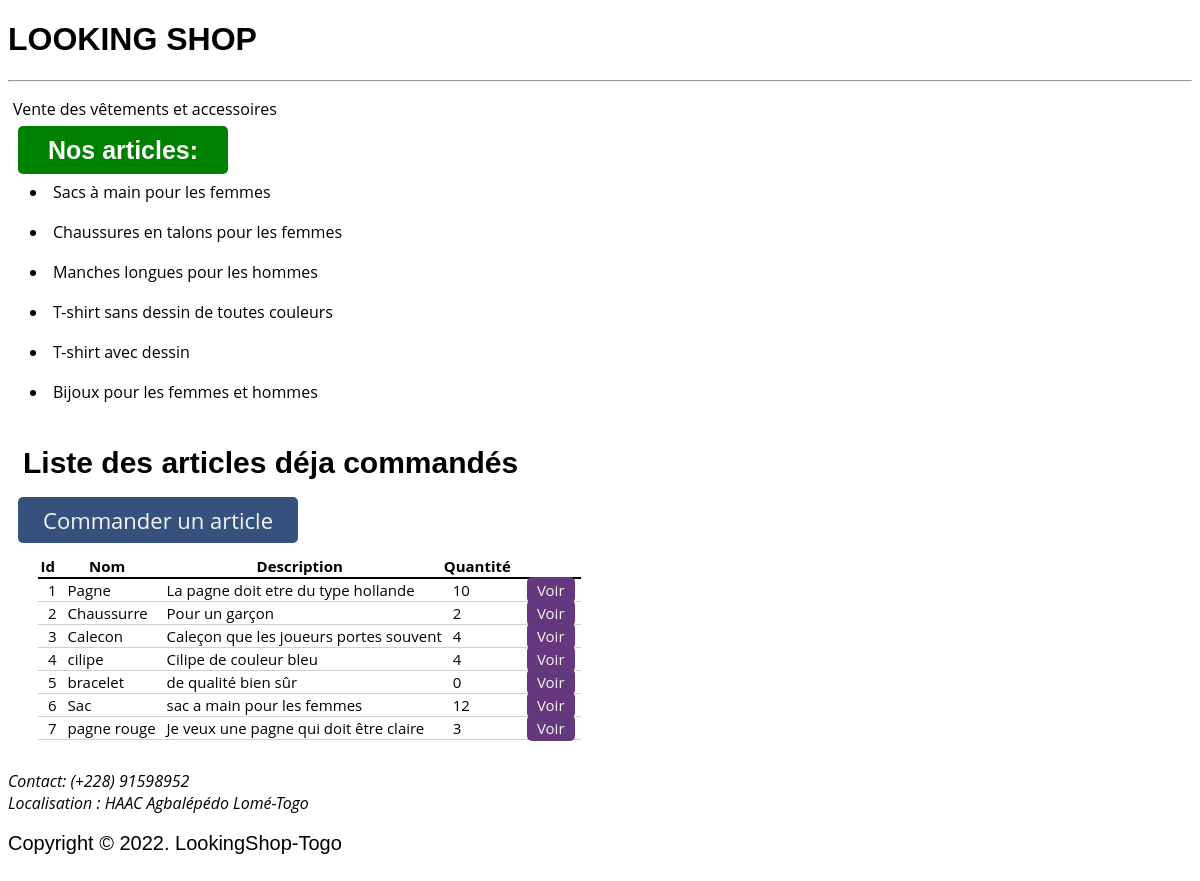
The page / on the database its author committed.
### tables this page shows
CREATE TABLE articles(id integer primary key autoincrement,nom text,description text,quantite integer);

### index.php (the view, shortened to what this page needs)
<?php
    require_once('database/connexion.php') ;
    $sql = 'SELECT * FROM articles';
    $data = $connexion->prepare($sql);
    $data->execute();
    $articles = $data->fetchAll(PDO::FETCH_ASSOC);
?>
<!DOCTYPE html>
<html lang="en">
<head>
    <link rel="stylesheet" href="CSS/style.css">
</head>
<body>
    <h1>LOOKING SHOP </h1>
    <hr>
    <p>Vente des vêtements et accessoires </p>
    <div class="div-mere">
        <div class="div-prime">
            <span id="article" >Nos articles: </span>
            <ul class="liste">
                <li>Sacs à main pour les femmes </li> <br>
                <li>Chaussures en talons pour les femmes </li> <br>
                <li>Manches longues pour les hommes </li> <br>
                <li>T-shirt sans dessin de toutes couleurs </li> <br>
                <li>T-shirt avec dessin </li> <br>
                <li>Bijoux pour les femmes et hommes  </li> <br>
            </ul>
        </div>
        <div class="div-second">
            <h2 class="liste-article">Liste des articles déja commandés</h2>
            <span class="commander"> <a href="create.php"> Commander un article </a></span>
            <table class="table">
                <thead>
                    <th>Id</th>
                    <th>Nom</th>
                    <th>Description</th>
                    <th>Quantité</th>
                    <th></th>
                </thead>
                <tbody>
                    <?php foreach($articles as $article){?>
                    <tr>
                        <td><?=$article['id'] ?> </td>
                        <td><?=$article['nom'] ?></td>
                        <td><?=$article['description'] ?></td>
                        <td><?=$article['quantite'] ?></td>
                        <td><span id="show"><a href="show.php?id=<?=$article['id'] ?> ">Voir</a></span></td>
                    </tr>
                    <?php } ?>
                </tbody>
            </table>
        </div>
    </div>
    <footer style="margin:30px 0px ;">
        <div style="font-weight:500; font-style:oblique;font-family:'Open Sans';">
        Contact: (+228) 91598952 <br>
         Localisation : HAAC Agbalépédo Lomé-Togo </div> <br>
    <div style="font-family: 'Arial';font-size:20px;font-weight:500;">
        Copyright &copy; 2022. LookingShop-Togo</div>
    </footer>
</body>
</html>

### CSS/style.css (style rules this page uses)
h1 { font-family: 'Century Gothic',verdana,sans-serif; }
#article { font-family: 'Century Gothic',verdana,sans-serif; font-weight: 800; margin: 10px 10px; padding: 10px 30px; background-color: green; border-radius: 5px; font-size: 25px; color: #FFF; }
p,li { padding-left: 5px; font-family: "Open Sans", sans-serif; font-size: 16px; }
.commander { font-family: "Open Sans", sans-serif; font-size: 22px; margin:10px 10px ; padding: 8px 25px; border-radius: 5px; background-color: #37517e; cursor: pointer; }
.liste-article { padding-left: 15px; font-weight: bold; font-size: 30px; font-family: 'Century Gothic',verdana,sans-serif; }
a { text-decoration: none; color : whitesmoke; }
.table { margin-top: 20px; border-collapse:collapse; margin-left: 30px; }
.table thead th { border-bottom: 2px solid black; }
.table thead th,.table tr td { font-family: 'Open Sans',sans-serif; font-size: 15px; }
.table tr td { padding-left: 10px; }
.table tbody tr { margin-top: 20px; border-bottom:1px solid #cdd0d5; }
#show { font-family: "Open Sans", sans-serif; margin:5px 5px ; padding: 3px 10px; border-radius: 5px; background-color: #65377e; color: #FFF; cursor: pointer; }

### rows shown on the page
articles: id "1", nom "Pagne", description "La pagne doit etre du type hollande", quantite "10"
articles: id "2", nom "Chaussurre", description "Pour un garçon", quantite "2"
articles: id "3", nom "Calecon", description "Caleçon que les joueurs portes souvent", quantite "4"
articles: id "4", nom "cilipe", description "Cilipe de couleur bleu", quantite "4"
articles: id "5", nom "bracelet", description "de qualité bien sûr", quantite "0"
articles: id "6", nom "Sac", description "sac a main pour les femmes", quantite "12"
articles: id "7", nom "pagne rouge", description "Je veux une pagne qui doit être claire", quantite "3"
